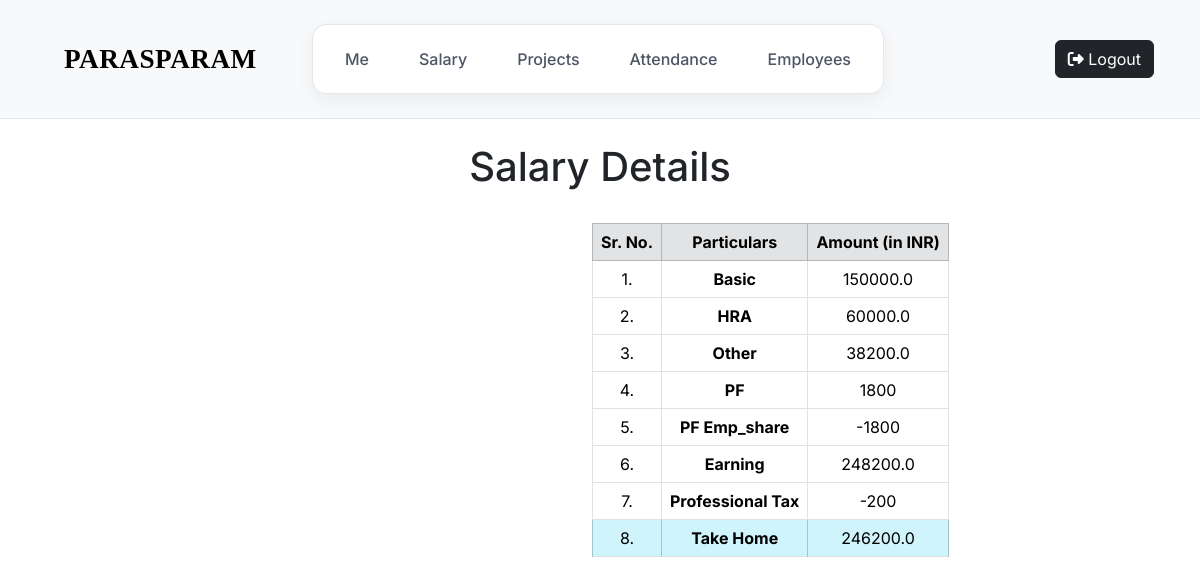
Page /user/salary (signed in) on the committed database.
### tables this page shows
CREATE TABLE emp_data1(emp_id INTEGER PRIMARY KEY, emp_name TEXT, hash TEXT, ctc_salary INTEGER, designation, joining_date);

### app.py (the view)
@app.route("/user/salary")
@employee_login_required
def salary_user_page():
    emp_data = db.execute("SELECT ctc_salary FROM emp_data1 WHERE emp_id = ?", session["user_id"])
    return render_template("employee_salary.html", emp_data = emp_data)

### app.py (called while the page is built)
@app.after_request
def after_request(response):
    response.headers["Cache-Control"] = "no-cache, no-store, must-revalidate"
    response.headers["Expires"] = 0
    response.headers["Pragma"] = "no-cache"
    return response

### helpers.py (called while the page is built)
def employee_login_required(f):
    @wraps(f)
    def decorated_function(*args, **kwargs):
        if session.get("user_id") is None:
            return redirect("/")
        return f(*args, **kwargs)
    return decorated_function

### templates/employee_salary.html
{% extends "employee_home.html" %}
{% block main %}
<div class="salary_details_head center py-4">
    <h1> Salary Details </h1>
</div>
<div class="employee_salary_table_container center">
    <table class="table table-bordered" id="employee_salary_table">
        <thead>
            <tr class="table-secondary">
                <th scope="col">Sr. No.</th>
                <th scope="col"> Particulars </th>
                <th scope="col">Amount (in INR) </th>
            </tr>
        </thead>
        <tbody>
            {% for particular in emp_data %}
            <tr>
                <td>1.</td>
                <th scope="row">Basic</th>
                <td> {{ particular['ctc_salary'] * 0.6 }} </td>
            </tr>
            <tr>
                <td>2.</td>
                <th scope="row">HRA</th>
                <td> {{ 0.4 * (particular['ctc_salary'] * 0.6) }} </td>
            </tr>
            <tr>
                <td>3.</td>
                <th scope="row">Other</th>
                <td colspan="2">{{ particular['ctc_salary'] - (particular['ctc_salary'] * 0.6) - (0.4 *
                    (particular['ctc_salary'] * 0.6)) - 1800 }}</td>
            </tr>
            <tr>
                <td>4.</td>
                <th scope="row">PF</th>
                <td colspan="2">1800</td>
            </tr>
            <tr>
                <td>5.</td>
                <th scope="row">PF Emp_share</th>
                <td colspan="2">-1800</td>
            </tr>
            <tr>
                <td>6.</td>
                <th scope="row">Earning</th>
                <td colspan="2">{{particular['ctc_salary'] * 0.6 + 0.4 * (particular['ctc_salary'] * 0.6) +
                    particular['ctc_salary'] - (particular['ctc_salary'] * 0.6) - (0.4 * (particular['ctc_salary'] *
                    0.6)) - 1800 }}</td>
            </tr>
            <tr>
                <td>7.</td>
                <th scope="row">Professional Tax</th>
                <td colspan="2">-200</td>
            </tr>
            <tr>
                <td class="table-info">8.</td>
                <th scope="row" class="table-info">Take Home</th>
                <td colspan="2" class="table-info">{{ (particular['ctc_salary'] * 0.6) + (0.4 *
                    (particular['ctc_salary'] * 0.6)) + (particular['ctc_salary'] - (particular['ctc_salary'] * 0.6) -
                    (0.4 * (particular['ctc_salary'] * 0.6)) - 1800) - 2000}}</td>
            </tr>
            {% endfor %}
        </tbody>
    </table>
</div>
{% endblock %}

### static/styles.css (style rules this page uses)
body { font-family: 'Inter'; }
.center { justify-content: center; }
.left, .center, .right { flex: 1; }
.center { display: flex; justify-content: center; }
#employee_salary_table { justify-content: center; display: block; margin-left:37rem; text-align: center; }
.employee_salary_table_container { justify-content: center; text-align: center; margin: 0 auto; }

### rows in the picture
emp_data1: particular['ctc_salary']*0.6 "150000.0", 0.4*(particular['ctc_salary']*0.6) "60000.0", ctc_salary "38200.0", ctc_salary "248200.0", ctc_salary "246200.0"
